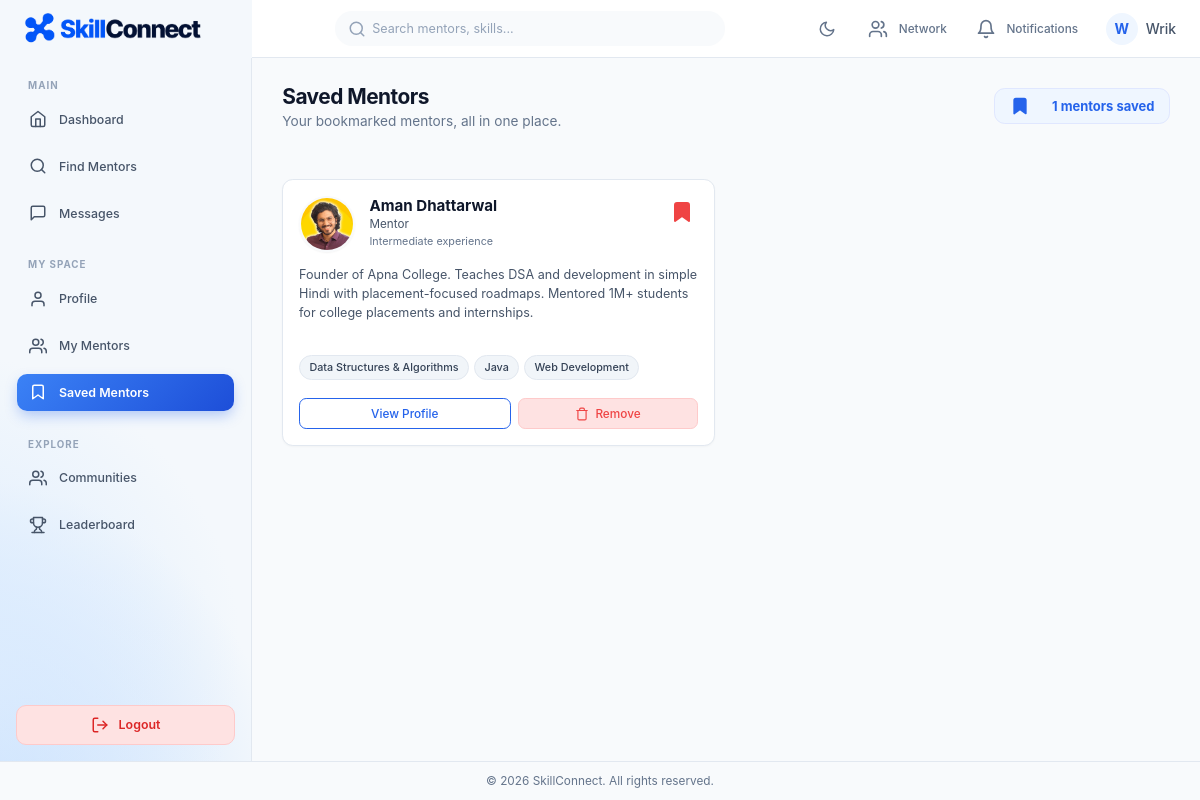
Screenshot of /saved_trainers.php (signed in) with the database file from the repository.
### tables this page shows
CREATE TABLE `saved_trainers` (
  `save_id` int NOT NULL AUTO_INCREMENT,
  `user_id` int NOT NULL,
  `trainer_id` int NOT NULL,
  `saved_at` timestamp NULL DEFAULT CURRENT_TIMESTAMP,
  PRIMARY KEY (`save_id`),
  UNIQUE KEY `user_id` (`user_id`,`trainer_id`),
  KEY `trainer_id` (`trainer_id`),
  CONSTRAINT `saved_trainers_ibfk_1` FOREIGN KEY (`user_id`) REFERENCES `users` (`user_id`) ON DELETE CASCADE,
  CONSTRAINT `saved_trainers_ibfk_2` FOREIGN KEY (`trainer_id`) REFERENCES `users` (`user_id`) ON DELETE CASCADE
);

CREATE TABLE `users` (
  `user_id` int NOT NULL AUTO_INCREMENT,
  `name` varchar(100) NOT NULL,
  `email` varchar(100) NOT NULL,
  `password_hash` varchar(255) NOT NULL,
  `profile_photo` varchar(255) DEFAULT 'default.jpg',
  `bio` text,
  `exp_level` enum('Beginner','Intermediate','Expert') DEFAULT NULL,
  `role` enum('trainee','trainer') NOT NULL,
  `is_admin` tinyint(1) NOT NULL DEFAULT '0',
  `created_at` timestamp NULL DEFAULT CURRENT_TIMESTAMP,
  `security_question` varchar(255) DEFAULT NULL,
  `security_answer_hash` varchar(255) DEFAULT NULL,
  `onboarding_completed` tinyint(1) NOT NULL DEFAULT '1',
  `last_login` timestamp NULL DEFAULT NULL,
  PRIMARY KEY (`user_id`),
  UNIQUE KEY `email` (`email`),
  KEY `idx_users_role` (`role`),
  KEY `idx_users_is_admin` (`is_admin`),
  KEY `idx_users_onboarding` (`onboarding_completed`)
);

### includes/helpers.php (called while the page is built, shortened)
<?php
if (!function_exists('getProfilePhotoUrl')) {
    function getProfilePhotoUrl(?string $photo, ?string $name, int $size = 120): string
    {
        $safePhoto = basename((string)$photo);
        $scriptDir = str_replace('\\', '/', dirname((string)($_SERVER['SCRIPT_NAME'] ?? '')));
        $prefix = in_array(basename($scriptDir), ['admin', 'actions'], true) ? '../' : '';
        return $prefix . 'assets/images/profile/' . rawurlencode($safePhoto);
    }
}

### saved_trainers.php (the view, shortened to what this page needs)
<?php
require_once 'includes/db_connect.php';
$current_user_id = getCurrentUserId();
$trainers = [];
try {
    $stmt = $pdo->prepare("
        SELECT u.user_id, u.name, u.profile_photo, u.bio, u.exp_level, st.saved_at
        FROM saved_trainers st
        JOIN users u ON st.trainer_id = u.user_id
        WHERE st.user_id = ?
        ORDER BY st.saved_at DESC
    ");
    $stmt->execute([$current_user_id]);
    $fetched_trainers = $stmt->fetchAll(PDO::FETCH_ASSOC);
    if (!empty($fetched_trainers)) {
        $trainerIds = array_values(array_unique(array_map('intval', array_column($fetched_trainers, 'user_id'))));
        $skillsByTrainer = [];
        if (!empty($trainerIds)) {
            $placeholders = implode(',', array_fill(0, count($trainerIds), '?'));
            $skillsStmt = $pdo->prepare("
                SELECT us.user_id, s.skill_name
                FROM user_skills us
                JOIN skills s ON s.skill_id = us.skill_id
                WHERE us.user_id IN ($placeholders)
                ORDER BY s.skill_name ASC
            ");
            $skillsStmt->execute($trainerIds);
            foreach ($skillsStmt->fetchAll(PDO::FETCH_ASSOC) as $skillRow) {
                $trainerId = (int) $skillRow['user_id'];
                $skillsByTrainer[$trainerId][] = $skillRow['skill_name'];
            }
        }
        foreach ($fetched_trainers as $t) {
            $t_id = (int) $t['user_id'];
            $t['skills'] = $skillsByTrainer[$t_id] ?? [];
            $trainers[] = $t;
        }
    }
} catch (PDOException $e) {
    error_log("Saved Trainers Fetch Error (saved_trainers.php): " . $e->getMessage());
    $db_error = true;
}
if (file_exists('includes/header.php')) {
    require_once 'includes/header.php';
}
?>
<div class="search-page-wrapper">
    <header class="search-header-top" style="align-items: center;">
        <div class="header-titles">
            <h1 class="page-title">Saved Mentors</h1>
            <p class="page-subtitle">Your bookmarked mentors, all in one place.</p>
        </div>
        <?php if (!empty($trainers)): ?>
            <div class="header-callout" style="padding: 0.5rem 1rem; margin: 0;">
                <svg width="20" height="20" viewBox="0 0 24 24" fill="currentColor" stroke="currentColor" stroke-width="2" stroke-linecap="round" stroke-linejoin="round" style="color:#2563eb; margin-right:8px;">
                    <path d="M19 21l-7-5-7 5V5a2 2 0 0 1 2-2h10a2 2 0 0 1 2 2z"></path>
                </svg>
                <strong style="color:#2563eb; font-size:0.9rem;"><?= count($trainers) ?> mentors saved</strong>
            </div>
        <?php endif; ?>
    </header>
    <?php if (empty($trainers)): ?>
        <div class="search-empty-state card" style="text-align: center; padding: 4rem 2rem !important; margin-top: 1rem;">
            <div class="empty-icon-wrapper initial-state" style="margin: 0 auto 1.5rem auto;">
                <div class="empty-icon-circle" style="width: 80px; height: 80px; border-radius: 50%; display: flex; align-items: center; justify-content: center; margin: 0 auto;">
                    <svg width="32" height="32" viewBox="0 0 24 24" fill="none" stroke="currentColor" stroke-width="2" stroke-linecap="round" stroke-linejoin="round">
                        <path d="M19 21l-7-5-7 5V5a2 2 0 0 1 2-2h10a2 2 0 0 1 2 2z"></path>
                    </svg>
                </div>
            </div>
            <div class="empty-text">
                <h3 class="empty-title" style="font-size: 1.25rem; font-weight: 700; margin-bottom: 0.5rem;">No saved mentors yet</h3>
                <p class="empty-subtitle" style="margin-bottom: 1.5rem;">Bookmark mentors you're interested in<br>to find them here later.</p>
                <a href="search.php" class="btn btn-primary" style="display: inline-flex; align-items: center; gap: 8px;">
                    Find Mentors
                    <svg width="16" height="16" viewBox="0 0 24 24" fill="none" stroke="currentColor" stroke-width="2" stroke-linecap="round" stroke-linejoin="round">
                        <line x1="5" y1="12" x2="19" y2="12"></line>
                        <polyline points="12 5 19 12 12 19"></polyline>
                    </svg>
                </a>
            </div>
        </div>
    <?php else: ?>
        <div class="trainer-grid" style="margin-top: 1rem;">
            <?php foreach ($trainers as $trainer): ?>
                <div class="card trainer-card">
                    <div class="trainer-card-header" style="position: relative; padding-right: 2.5rem;">
                        <img src="<?= getProfilePhotoUrl($trainer['profile_photo'] ?? '', $trainer['name']) ?>" alt="Mentor Photo" class="trainer-avatar">
                        <div class="trainer-info">
                            <h4 class="trainer-name"><?= htmlspecialchars($trainer['name'], ENT_QUOTES, 'UTF-8') ?></h4>
                            <span class="trainer-role-text">Mentor</span>
                            <div class="trainer-exp">
                                <?= !empty($trainer['exp_level']) ? htmlspecialchars(ucfirst($trainer['exp_level']), ENT_QUOTES, 'UTF-8') . ' experience' : 'Experience not specified' ?>
                            </div>
                        </div>
                        <div style="position: absolute; top: 0; right: 0; color: #ef4444; padding: 4px;">
                            <svg width="24" height="24" viewBox="0 0 24 24" fill="currentColor" stroke="currentColor" stroke-width="2" stroke-linecap="round" stroke-linejoin="round">
                                <path d="M19 21l-7-5-7 5V5a2 2 0 0 1 2-2h10a2 2 0 0 1 2 2z"></path>
                            </svg>
                        </div>
                    </div>
                    <div class="trainer-bio">
                        <?php if (!empty($trainer['bio'])): ?>
                            <p class="trainer-bio-clamp"><?= htmlspecialchars($trainer['bio'], ENT_QUOTES, 'UTF-8') ?></p>
                        <?php else: ?>
                            <p class="italic trainer-bio-clamp" style="color: #94a3b8;">No bio added yet.</p>
                        <?php endif; ?>
                    </div>
                    <div class="trainer-skills">
                        <div class="skill-chips-mini">
                            <?php if (!empty($trainer['skills'])): ?>
                                <?php foreach (array_slice($trainer['skills'], 0, 4) as $skill): ?>
                                    <span class="chip-mini"><?= htmlspecialchars($skill, ENT_QUOTES, 'UTF-8') ?></span>
                                <?php endforeach; ?>
                            <?php else: ?>
                                <span class="chip-mini">No skills listed</span>
                            <?php endif; ?>
                        </div>
                    </div>
                    <div class="trainer-card-footer" style="display: flex; gap: 0.5rem; margin-top: auto;">
                        <a href="profile.php?user_id=<?= (int)$trainer['user_id'] ?>" class="btn btn-outline-primary" style="flex: 1;">
                            View Profile
                        </a>
                        <form action="actions/saved_trainer_process.php" method="POST" class="mentorship-request-form js-confirm-remove-saved" data-trainer-name="<?= htmlspecialchars($trainer['name'], ENT_QUOTES, 'UTF-8') ?>" style="flex: 1; margin: 0; display: flex;">
                            <button type="submit" class="btn btn-danger-light" style="width: 100%; display: inline-flex; align-items: center; justify-content: center; gap: 6px;" data-loading-text="Removing...">
                                <svg width="14" height="14" viewBox="0 0 24 24" fill="none" stroke="currentColor" stroke-width="2" stroke-linecap="round" stroke-linejoin="round">
                                    <polyline points="3 6 5 6 21 6"></polyline>
                                    <path d="M19 6v14a2 2 0 0 1-2 2H7a2 2 0 0 1-2-2V6m3 0V4a2 2 0 0 1 2-2h4a2 2 0 0 1 2 2v2"></path>
                                </svg>
                                Remove
                            </button>
                        </form>
                    </div>
                </div>
            <?php endforeach; ?>
        </div>
    <?php endif; ?>
</div>
<?php
if (file_exists('includes/footer.php')) {
    require_once 'includes/footer.php';
}
?>

### rows the page displays
saved_trainers: trainer.name (picture), trainer.name "Aman Dhattarwal", trainer.exp_level "Intermediate", trainer.bio "Founder of Apna College. Teaches DSA and development in simple Hindi with placement-focused roadmaps. Mentored 1M+ students for college placements and internships.", skill "Data Structures & Algorithms", skill "Java", skill "Web Development"

### other values shown
$initials "W"
explode(' ', trim($nav_name))[0] ?: 'Me' "Wrik"
count($trainers) "1"
